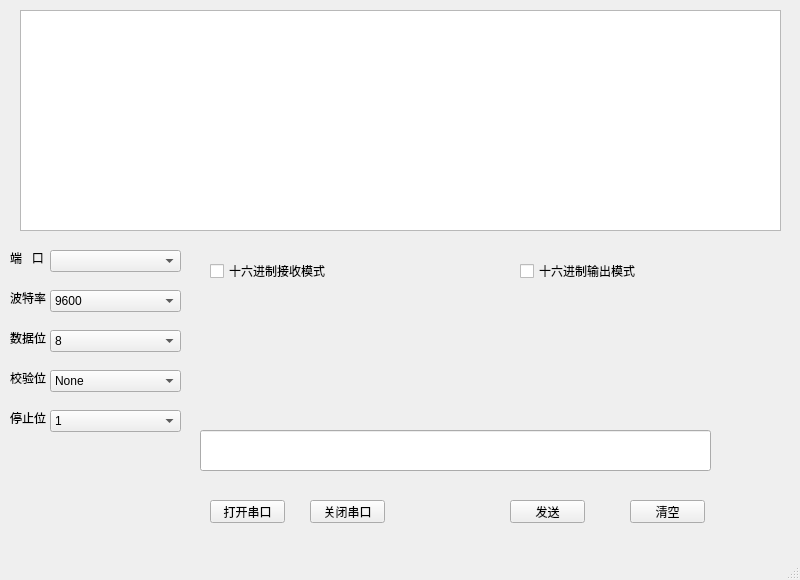
<?xml version="1.0" encoding="UTF-8"?>
<ui version="4.0">
 <class>MainWindow</class>
 <widget class="QMainWindow" name="MainWindow">
  <property name="geometry">
   <rect>
    <x>0</x>
    <y>0</y>
    <width>800</width>
    <height>580</height>
   </rect>
  </property>
  <property name="windowTitle">
   <string>MainWindow</string>
  </property>
  <widget class="QWidget" name="centralwidget">
   <widget class="QPlainTextEdit" name="reczone">
    <property name="geometry">
     <rect>
      <x>20</x>
      <y>10</y>
      <width>761</width>
      <height>221</height>
     </rect>
    </property>
    <property name="lineWidth">
     <number>40</number>
    </property>
    <property name="midLineWidth">
     <number>40</number>
    </property>
    <property name="lineWrapMode">
     <enum>QPlainTextEdit::NoWrap</enum>
    </property>
    <property name="readOnly">
     <bool>true</bool>
    </property>
    <property name="cursorWidth">
     <number>40</number>
    </property>
   </widget>
   <widget class="QComboBox" name="baudrate">
    <property name="geometry">
     <rect>
      <x>50</x>
      <y>290</y>
      <width>131</width>
      <height>22</height>
     </rect>
    </property>
    <item>
     <property name="text">
      <string>9600</string>
     </property>
    </item>
    <item>
     <property name="text">
      <string>1200</string>
     </property>
    </item>
    <item>
     <property name="text">
      <string>2400</string>
     </property>
    </item>
    <item>
     <property name="text">
      <string>4800</string>
     </property>
    </item>
    <item>
     <property name="text">
      <string>57600</string>
     </property>
    </item>
    <item>
     <property name="text">
      <string>115200</string>
     </property>
    </item>
   </widget>
   <widget class="QComboBox" name="serialcb">
    <property name="geometry">
     <rect>
      <x>50</x>
      <y>250</y>
      <width>131</width>
      <height>22</height>
     </rect>
    </property>
   </widget>
   <widget class="QComboBox" name="datalength">
    <property name="geometry">
     <rect>
      <x>50</x>
      <y>330</y>
      <width>131</width>
      <height>22</height>
     </rect>
    </property>
    <item>
     <property name="text">
      <string>8</string>
     </property>
    </item>
    <item>
     <property name="text">
      <string>5</string>
     </property>
    </item>
    <item>
     <property name="text">
      <string>6</string>
     </property>
    </item>
    <item>
     <property name="text">
      <string>7</string>
     </property>
    </item>
   </widget>
   <widget class="QComboBox" name="checkmethod">
    <property name="geometry">
     <rect>
      <x>50</x>
      <y>370</y>
      <width>131</width>
      <height>22</height>
     </rect>
    </property>
    <item>
     <property name="text">
      <string>None</string>
     </property>
    </item>
    <item>
     <property name="text">
      <string>Even</string>
     </property>
    </item>
    <item>
     <property name="text">
      <string>Odd</string>
     </property>
    </item>
   </widget>
   <widget class="QComboBox" name="stopbit">
    <property name="geometry">
     <rect>
      <x>50</x>
      <y>410</y>
      <width>131</width>
      <height>22</height>
     </rect>
    </property>
    <item>
     <property name="text">
      <string>1</string>
     </property>
    </item>
    <item>
     <property name="text">
      <string>1.5</string>
     </property>
    </item>
    <item>
     <property name="text">
      <string>2</string>
     </property>
    </item>
   </widget>
   <widget class="QLabel" name="label">
    <property name="geometry">
     <rect>
      <x>10</x>
      <y>250</y>
      <width>53</width>
      <height>15</height>
     </rect>
    </property>
    <property name="text">
     <string>端   口</string>
    </property>
   </widget>
   <widget class="QLabel" name="label_2">
    <property name="geometry">
     <rect>
      <x>10</x>
      <y>290</y>
      <width>53</width>
      <height>15</height>
     </rect>
    </property>
    <property name="text">
     <string>波特率</string>
    </property>
   </widget>
   <widget class="QLabel" name="label_3">
    <property name="geometry">
     <rect>
      <x>10</x>
      <y>330</y>
      <width>53</width>
      <height>15</height>
     </rect>
    </property>
    <property name="text">
     <string>数据位</string>
    </property>
   </widget>
   <widget class="QLabel" name="label_4">
    <property name="geometry">
     <rect>
      <x>10</x>
      <y>370</y>
      <width>53</width>
      <height>15</height>
     </rect>
    </property>
    <property name="text">
     <string>校验位</string>
    </property>
   </widget>
   <widget class="QLabel" name="label_5">
    <property name="geometry">
     <rect>
      <x>10</x>
      <y>410</y>
      <width>53</width>
      <height>15</height>
     </rect>
    </property>
    <property name="text">
     <string>停止位</string>
    </property>
   </widget>
   <widget class="QLineEdit" name="sendzone">
    <property name="geometry">
     <rect>
      <x>200</x>
      <y>430</y>
      <width>511</width>
      <height>41</height>
     </rect>
    </property>
   </widget>
   <widget class="QPushButton" name="openport">
    <property name="geometry">
     <rect>
      <x>210</x>
      <y>500</y>
      <width>75</width>
      <height>23</height>
     </rect>
    </property>
    <property name="text">
     <string>打开串口</string>
    </property>
   </widget>
   <widget class="QPushButton" name="closeport">
    <property name="geometry">
     <rect>
      <x>310</x>
      <y>500</y>
      <width>75</width>
      <height>23</height>
     </rect>
    </property>
    <property name="text">
     <string>关闭串口</string>
    </property>
   </widget>
   <widget class="QPushButton" name="senddata">
    <property name="geometry">
     <rect>
      <x>510</x>
      <y>500</y>
      <width>75</width>
      <height>23</height>
     </rect>
    </property>
    <property name="text">
     <string>发送</string>
    </property>
   </widget>
   <widget class="QPushButton" name="clr">
    <property name="geometry">
     <rect>
      <x>630</x>
      <y>500</y>
      <width>75</width>
      <height>23</height>
     </rect>
    </property>
    <property name="text">
     <string>清空</string>
    </property>
   </widget>
   <widget class="QCheckBox" name="outputform">
    <property name="geometry">
     <rect>
      <x>210</x>
      <y>260</y>
      <width>121</width>
      <height>22</height>
     </rect>
    </property>
    <property name="text">
     <string>十六进制接收模式</string>
    </property>
   </widget>
   <widget class="QCheckBox" name="outputform_2">
    <property name="geometry">
     <rect>
      <x>520</x>
      <y>260</y>
      <width>121</width>
      <height>22</height>
     </rect>
    </property>
    <property name="text">
     <string>十六进制输出模式</string>
    </property>
   </widget>
  </widget>
  <widget class="QMenuBar" name="menubar">
   <property name="geometry">
    <rect>
     <x>0</x>
     <y>0</y>
     <width>800</width>
     <height>21</height>
    </rect>
   </property>
  </widget>
  <widget class="QStatusBar" name="statusbar"/>
 </widget>
 <resources/>
 <connections/>
</ui>
